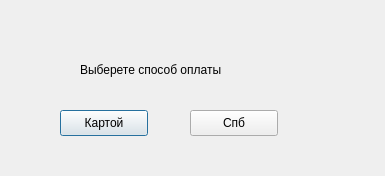
<?xml version="1.0" encoding="UTF-8"?>
<ui version="4.0">
 <class>payment</class>
 <widget class="QDialog" name="payment">
  <property name="geometry">
   <rect>
    <x>0</x>
    <y>0</y>
    <width>385</width>
    <height>176</height>
   </rect>
  </property>
  <property name="windowTitle">
   <string>Dialog</string>
  </property>
  <widget class="QLabel" name="label">
   <property name="geometry">
    <rect>
     <x>80</x>
     <y>60</y>
     <width>191</width>
     <height>20</height>
    </rect>
   </property>
   <property name="text">
    <string>Выберете способ оплаты</string>
   </property>
  </widget>
  <widget class="QPushButton" name="pushButton">
   <property name="geometry">
    <rect>
     <x>60</x>
     <y>110</y>
     <width>88</width>
     <height>26</height>
    </rect>
   </property>
   <property name="text">
    <string>Картой</string>
   </property>
  </widget>
  <widget class="QPushButton" name="pushButton_3">
   <property name="geometry">
    <rect>
     <x>190</x>
     <y>110</y>
     <width>88</width>
     <height>26</height>
    </rect>
   </property>
   <property name="text">
    <string>Спб</string>
   </property>
  </widget>
 </widget>
 <resources/>
 <connections/>
</ui>
